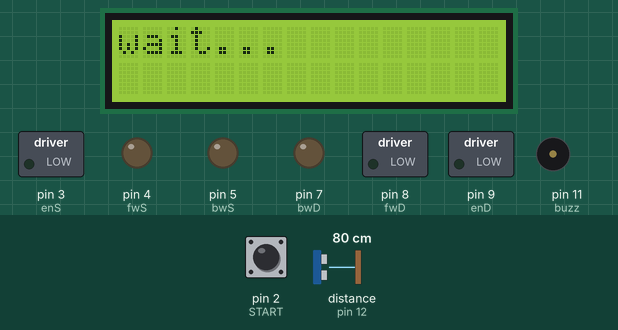
Recording of a sketch running on a simulated Arduino Uno, built with avr-gcc and run on an emulated ATmega328P. On the bench: 16×2 character LCD, switched loads named in the sketch (green lamp = pin HIGH), output pins drawn as LEDs (lit = HIGH), buzzer (waves = sounding, pin HIGH). Wiring (inferred from the names in the program): ultrasonic range finder: trigger pin 13; echo pin 12. Inputs (shaded band) come from the test bench; at power-on: pin 2 (START) LOW, distance to the obstacle (sensor on pin 12) 80 cm. The echo pulse lasts 58.3 µs per cm; pins used as bus, display or sensor lines are not drawn; what the sketch prints to the serial monitor is not drawn.

Above: at 0.9 s.
1.0 s: pin 2 (START) pulled HIGH for 0.15 s
At 3.4 s:
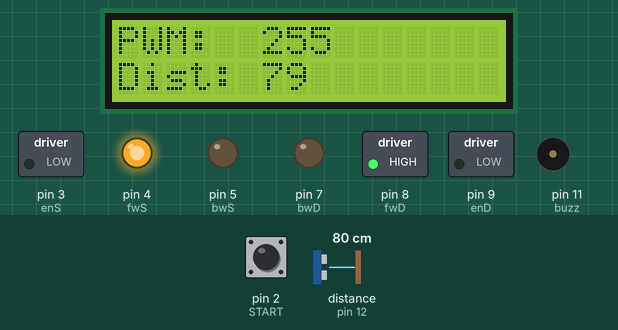
3.6 s: distance to the obstacle (sensor on pin 12) set to 35 cm
At 4.9 s:
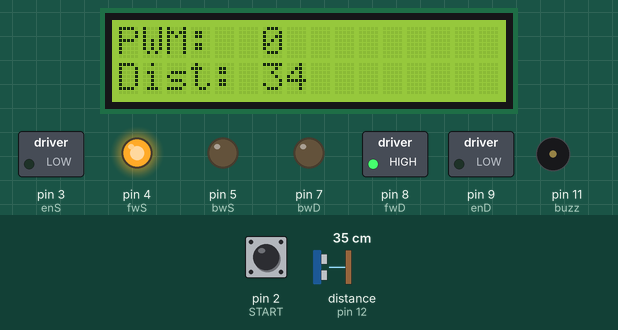
5.1 s: pin 2 (START) pulled HIGH for 1 s
At 6.16 s:
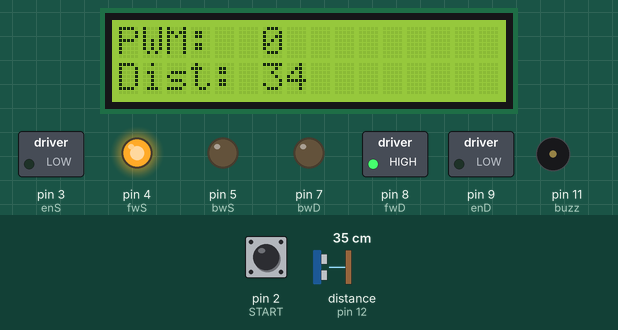
7.6 s: distance to the obstacle (sensor on pin 12) set to 60 cm
At 8.7 s:
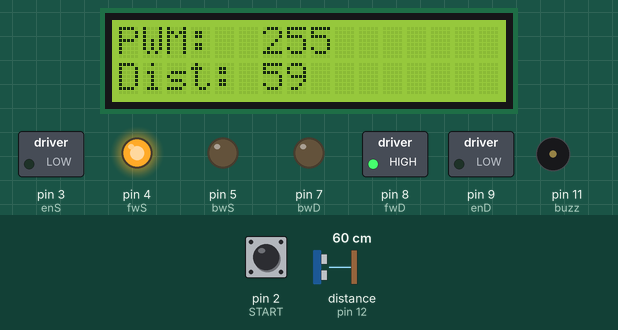
9.1 s: pin 2 (START) pulled HIGH for 3.2 s
At 12.2 s:
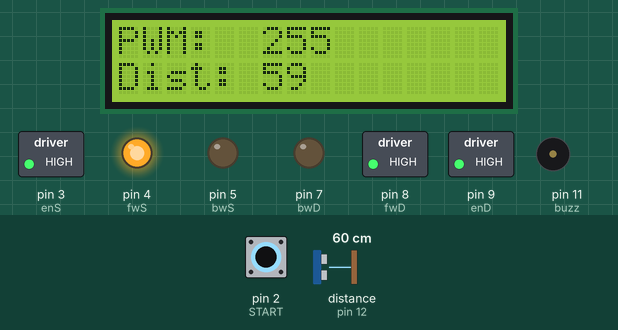
13.8 s: distance to the obstacle (sensor on pin 12) set to 2 cm
At 14.7 s:
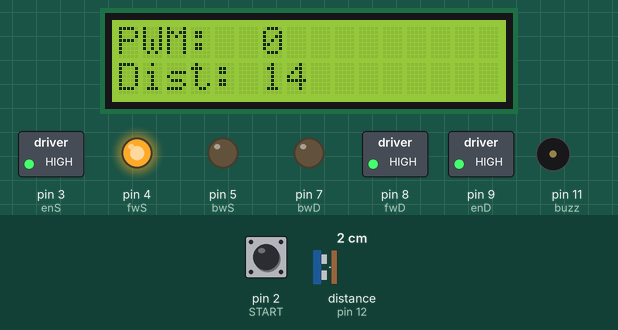
Timing chart, 0 to 16.3 s (numbered marks = the images above; inputs shaded):
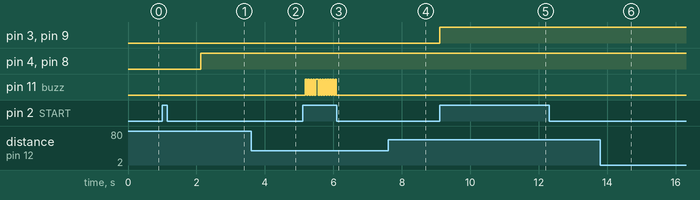

Measured:
- after the input at 1.0 s, pin 4 (fwS), pin 8 (fwD): LOW → HIGH after 1.1 s; the display: first changes after 0.10 s (image 1 shows a later state)
- after the input at 3.6 s, the display: first changes at once (image 2 shows a later state)
- after the input at 5.1 s, pin 11 (buzz): alternates HIGH for 0.04 s and LOW for 0.04 s, 24 changes in all, then stays LOW, starting after 0.08 s
- after the input at 7.6 s, the display: first differs from a run without the input after 0.06 s (image 4 shows a later state)
- after the input at 9.1 s, pin 3 (enS), pin 9 (enD): LOW → HIGH at once
- after the input at 13.8 s, the display: first differs from a run without the input after 0.05 s (image 6 shows a later state)

The sketch:

controllomotoriSTOP_kal_F.ino
```cpp
//Vibration Mechanics - Arduino Project by
//G. Ortolani, L. Grande, G. Iacovacci

// Include Wire Library for I2C
#include <Wire.h>

// Include NewLiquidCrystal Library for I2C
#include <LiquidCrystal_I2C.h>
#include <Wire.h>
#include <MPU6050.h>

// Define LCD pinout
const int  en = 2, rw = 1, rs = 0, d4 = 4, d5 = 5, d6 = 6, d7 = 7, bl = 3;
int16_t Acx, Acy,Acz, temp, Gyx, Gyy, Gyz;

MPU6050 mpu;
// Define I2C Address - change if reqiuired
const int i2c_addr = 0x27;
const int mpu_addr = 0x68;

LiquidCrystal_I2C lcd(i2c_addr, en, rw, rs, d4, d5, d6, d7, bl, POSITIVE);
int thisChar;
int pwm, distance;

//hcsr04 variables
long dur;
long dis;
long tocm;
int in= 12;
int out= 13;

//buzzer
int buzz = 11;
long beep;

//right motor
int enD = 9;
int fwD = 8; //avanti DX
int bwD = 7; //indietro DX

//left motor
int enS = 3;
int fwS = 4; //avanti SX
int bwS = 5; //indietro SX


//Wemos pin
int START = 2;

//distance variables
long initDist;
long curDist;
long val2Set;
long rawDist;
double kalDist;

//speed variables
int maxSpeed;
int minSpeed;
int breakDist;

int t;

void setup() {
  Serial.begin(9600);

  //change these parameters to create a new experiment
  maxSpeed=255;
  minSpeed=0;
  breakDist=40;

  //motor pins
  pinMode(enD, OUTPUT);
  pinMode(fwD, OUTPUT);
  pinMode(bwD, OUTPUT);
  pinMode(enS, OUTPUT);
  pinMode(fwS, OUTPUT);
  pinMode(bwS, OUTPUT);

  //hcsr04's pins
  pinMode(in,  INPUT);
  pinMode(out, OUTPUT);

  //Wemos pin
  pinMode(START, INPUT);

  //buzzer pin
  pinMode(buzz, OUTPUT);

  //first wait Wemos D1 is on
  lcd.begin(16,2);
  while(digitalRead(START)==HIGH){
    lcd.print("wait...");
    delay(100);
    lcd.clear();
  }

  //wait client is connected to Wemos D1
  while(digitalRead(START)==LOW){
    lcd.print("wait...");
    delay(100);
    rawDist = hcsr04();   //take some mesuraments while wainting so the kalman filter works the best
    Serial.write(rawDist);
    Serial.write(val2Set);
    lcd.clear();
  }

  //client connected
  lcd.print("start!!!");
  delay(1000);
  lcd.clear();

  //print PWM and distance on LCD
  lcd.setCursor(0,0);
  lcd.print("PWM: ");
  lcd.print(" ");
  lcd.setCursor(0,1);
  lcd.print("Dist: ");
}

void loop() {
  t = millis();

  //sending the PWM and the distance through the serial TX RX to the Wemos D1
  curDist = hcsr04();
  Serial.write(curDist);
  Serial.write(val2Set);

  //chosing PWM value
  if (curDist<breakDist){  //stop if breakdist is reached

    //if a safe distance is exceeded make the buzzer beep
    val2Set = (long) minSpeed; //minspeed must be 0
    if (digitalRead(START)==HIGH){
      beep_f();
    }else{
      digitalWrite(buzz, LOW);
    }

  }else if(curDist>=breakDist){
    //ramp reference to accelerate
    digitalWrite(buzz, LOW);
    if (val2Set<maxSpeed) val2Set+=5;
  }
  constrain(val2Set,minSpeed,maxSpeed);

  //actuate PWM
  if (val2Set>=0){
    digitalWrite(fwD, HIGH);
    digitalWrite(bwD, LOW);
    digitalWrite(fwS, HIGH);
    digitalWrite(bwS, LOW);
  }else{
    val2Set = abs(val2Set);
    digitalWrite(bwD, HIGH);
    digitalWrite(bwS, HIGH);
    digitalWrite(fwD, LOW);
    digitalWrite(fwS, LOW);
  }

  //enable both motors
  if(digitalRead(START)== HIGH){
    analogWrite(enD,val2Set);
    analogWrite(enS,val2Set);
  }

  //display on LCD screen
  printPwm(val2Set);
  printDistance(curDist);

  //clearing the screen
  if (t%100 == 0){
      clearVariable(6,0);
      clearVariable(7,0);
      clearVariable(6,1);
      clearVariable(7,1);
  }
}

//hcsr04 funciont with an
long hcsr04(){
  digitalWrite(out,LOW);
  delayMicroseconds(2);
  digitalWrite(out,HIGH);
  delayMicroseconds(10);
  digitalWrite(out,LOW);
  dur=pulseIn(in,HIGH);

  //convert ms to cm
  tocm=microsecondsToCentimeters(dur);

  //using kalman filter to adjust distance
  kalDist = kalman((double)tocm);

  return (long)kalDist;
}

double kalman(double U){
  //using static variables to allocate permanently in this function
  static const double R = 40;
  static const double H = 1.00;
  static double Q = 10;
  static double P = 0;
  static double U_hat = 0;
  static double K = 0;
  K = P*H/(H*P*H+R);
  U_hat += + K*(U-H*U_hat);
  P = (1-K*H)*P+Q;
  return U_hat;
}

//conversion from seconds to centimeters for an ultrasonic pulse
long microsecondsToCentimeters(long microseconds){
  return microseconds / 29 / 2;
}

//clearing LCD buffer
void clearVariable(int i, int j){
  lcd.setCursor(i, j);
  lcd.print("          ");
}

//print the PWM on LCD screen
void printPwm(int pwm_value){
  lcd.setCursor(6, 0);
  lcd.print(pwm_value);
}

//print the distance on LCD screen
void printDistance(int distance_value){
  lcd.setCursor(6, 1);
  lcd.print(distance_value);
}

//repetitive calls to this f. will make the buzzer beep
void beep_f(){
  int span = 10;
    if (beep%span == 0){
        digitalWrite(buzz, LOW);
    }else if (beep%(span/2) == 0){
        digitalWrite(buzz, HIGH);
    }
    beep++;
}
```
